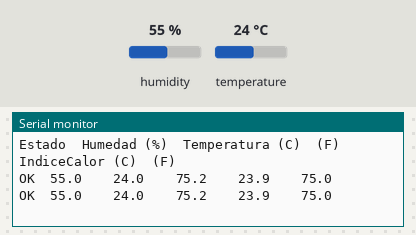
A sketch run on a simulated Arduino Uno, built with avr-gcc and run on an emulated ATmega328P. Parts: the last lines printed to the serial monitor. The inputs (shaded band) are chosen by the test bench; at power-on: humidity 55 %, temperature 24 °C.

Above: at 4.8 s.
4.9 s: humidity set to 22 %
At 8.1 s:
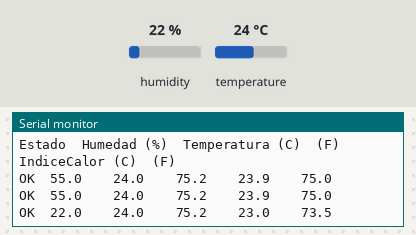
8.9 s: temperature set to 12 °C
At 10.9 s:
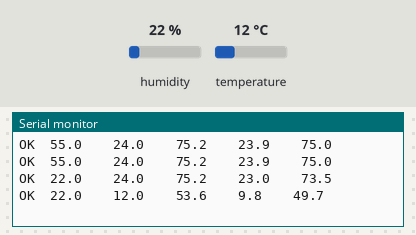
12.9 s: humidity set to 40 %
At 13.6 s:
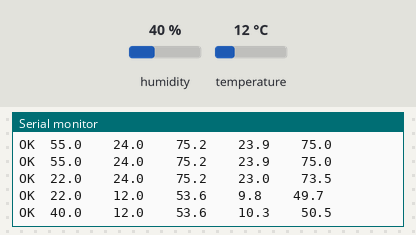
Timing chart, 0 to 15.9 s (numbered marks = the images above; inputs shaded):
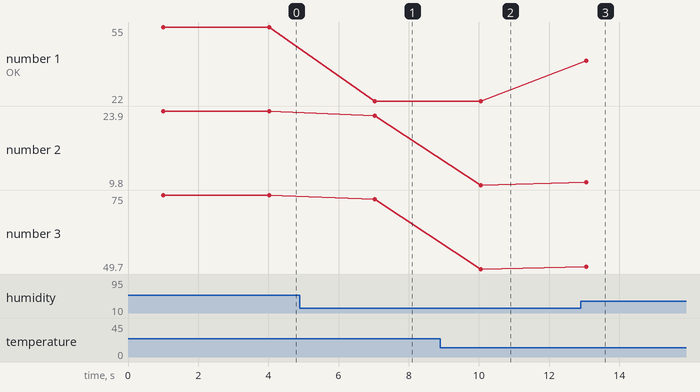

Measured:
- after the input at 4.9 s, the serial monitor: prints a new line after 2.1 s (image 1)
- after the input at 8.9 s, the serial monitor: prints a new line after 1.1 s (image 2)
- after the input at 12.9 s, the serial monitor: prints a new line after 0.16 s (image 3)
- plotted number 1: 55 → 22 after the input at 4.9 s, 22 → 40 after the input at 12.9 s
- plotted number 2: 23.9 → 23 after the input at 4.9 s, 23 → 9.8 after the input at 8.9 s, 9.8 → 10.3 after the input at 12.9 s
- plotted number 3: 75 → 73.5 after the input at 4.9 s, 73.5 → 49.7 after the input at 8.9 s, 49.7 → 50.5 after the input at 12.9 s

The sketch:

temperatura.ino
```cpp
#include "DHTesp.h"
#define DHTpin 15
DHTesp dht;

void setup(){
  Serial.begin(115200);
  Serial.println();
  Serial.println("Estado\tHumedad (%)\tTemperatura (C)\t(F)\tIndiceCalor (C)\t(F)");
  dht.setup(DHTpin, DHTesp::DHT11);
}
void loop(){
  delay(dht.getMinimumSamplingPeriod());
  float humedad =  dht.getHumidity();
  float temperatura = dht.getTemperature();
  if (isnan(humedad) || isnan(temperatura)){
    Serial.println("No se pudo leer sensor DHT!");
    return;
  }
  Serial.print( dht.getStatusString() );
  Serial.print("\t");
  Serial.print(humedad, 1);
  Serial.print("\t\t");
  Serial.print(temperatura, 1);
  Serial.print("\t\t");
  Serial.print( dht.toFahrenheit(temperatura), 1);
  Serial.print("\t\t");
  Serial.print( dht.computeHeatIndex(temperatura, humedad, false), 1);
  Serial.print("\t\t");
  Serial.println(dht.computeHeatIndex(dht.toFahrenheit(temperatura), humedad, true), 1);
  delay(2000);
}
```
